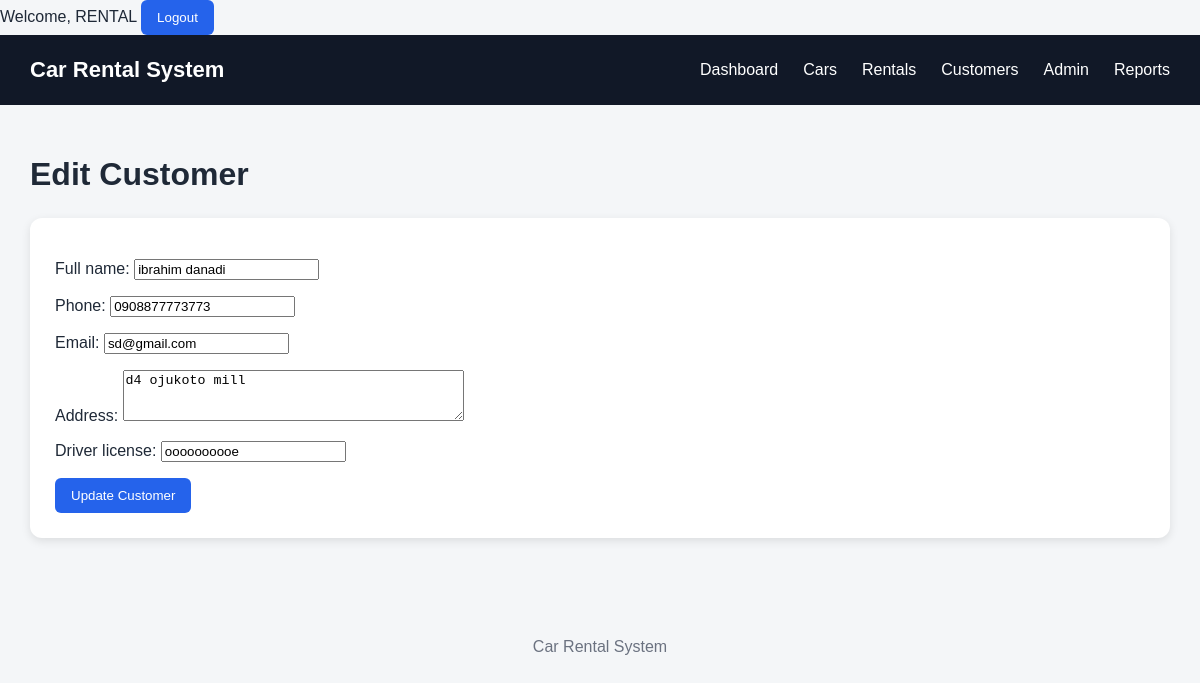
Screenshot of /customers/2/edit/ (signed in) with the database file from the repository.
### customers/models.py (models this page shows, shortened)
class Customer(models.Model):
    full_name = models.CharField(max_length=150)
    phone = models.CharField(max_length=20)
    email = models.EmailField(
        blank=True,
        null=True
    )
    address = models.TextField(
        blank=True
    )
    driver_license = models.CharField(
        max_length=50,
        unique=True
    )
    created_at = models.DateTimeField(
        auto_now_add=True
    )
    updated_at = models.DateTimeField(
        auto_now=True
    )

### customers/views.py (the view)
@login_required
def customer_edit(request, pk):
    customer = get_object_or_404(
        Customer,
        pk=pk
    )
    if request.method == "POST":
        form = CustomerForm(
            request.POST,
            instance=customer
        )
        if form.is_valid():
            form.save()
            return redirect(
                "customer_detail",
                pk=customer.pk
            )
    else:
        form = CustomerForm(
            instance=customer
        )
    context = {
        "form": form,
        "customer": customer,
    }
    return render(
        request,
        "customers/customer_form.html",
        context
    )

### customers/forms.py
class CustomerForm(forms.ModelForm):
    class Meta:
        model = Customer
        fields = [
            "full_name",
            "phone",
            "email",
            "address",
            "driver_license",
        ]
        widgets = {
            "full_name": forms.TextInput(
                attrs={
                    "placeholder": "Full name"
                }
            ),
            "phone": forms.TextInput(
                attrs={
                    "placeholder": "Phone number"
                }
            ),
            "email": forms.EmailInput(
                attrs={
                    "placeholder": "Email address"
                }
            ),
            "address": forms.Textarea(
                attrs={
                    "rows": 3,
                    "placeholder": "Address"
                }
            ),
            "driver_license": forms.TextInput(
                attrs={
                    "placeholder": "Driver's license number"
                }
            ),
        }

### customers/templates/customers/customer_form.html (shortened to what this page needs)
{% extends "base.html" %}
{% block content %}
<h1 class="page-title">
{% if customer %}
    Edit Customer
{% else %}
    Add Customer
{% endif %}
</h1>
<div class="card">
    <form method="POST">
        {{ form.as_p }}
        <button
            type="submit"
            class="btn"
        >
            {% if customer %}
                Update Customer
            {% else %}
                Save Customer
            {% endif %}
        </button>
    </form>
</div>
{% endblock %}

### templates/base.html (shortened to what this page needs)
<!DOCTYPE html>
<html lang="en">
<head>
</head>
<body>
    {% if user.is_authenticated %}
    <span>
        Welcome, {{ user.username }}
    </span>
    <form
        method="POST"
        action="{% url 'logout' %}"
        style="display:inline;"
    >
        <button type="submit" class="btn">
            Logout
        </button>
    </form>
{% endif %}
    <nav class="navbar">
        <div class="brand">
            Car Rental System
        </div>
        <div class="nav-links">
            <a href="{% url 'dashboard' %}">
                Dashboard
            </a>
            <a href="{% url 'car_list' %}">
                Cars
            </a>
            <a href="{% url 'rental_list' %}">
                Rentals
            </a>
            <a href="{% url 'customer_list' %}">
                Customers
            </a>
            <a href="/admin/">
                Admin
            </a>
            <a href="{% url 'reports' %}">
                Reports
            </a>
        </div>
    </nav>
    <main class="container">
        {% block content %}{% endblock %}
    </main>
    <footer class="footer">
        Car Rental System
    </footer>
</body>
</html>

### templates/base.html (style rules this page uses)
* { box-sizing: border-box; }
body { margin: 0; font-family: Arial, sans-serif; background: #f4f6f8; color: #1f2937; }
.navbar { background: #111827; color: white; padding: 0 30px; min-height: 70px; display: flex; align-items: center; justify-content: space-between; }
.brand { font-size: 22px; font-weight: bold; }
.nav-links { display: flex; gap: 25px; }
.nav-links a { color: white; text-decoration: none; }
.container { max-width: 1200px; margin: auto; padding: 30px; }
.page-title { margin-bottom: 25px; }
.btn { display: inline-block; padding: 10px 16px; border-radius: 6px; text-decoration: none; border: none; cursor: pointer; background: #2563eb; color: white; }
.footer { margin-top: 50px; padding: 20px; text-align: center; color: #6b7280; }
.card { background: white; padding: 25px; border-radius: 12px; box-shadow: 0 3px 10px rgba(0, 0, 0, 0.1); }

### rows the page displays
Customer: full_name "ibrahim danadi", phone "0908877773773", email "sd@gmail.com", address "d4 ojukoto mill", driver_license "oooooooooe"

### other values shown
{{ user.username }} "RENTAL"
